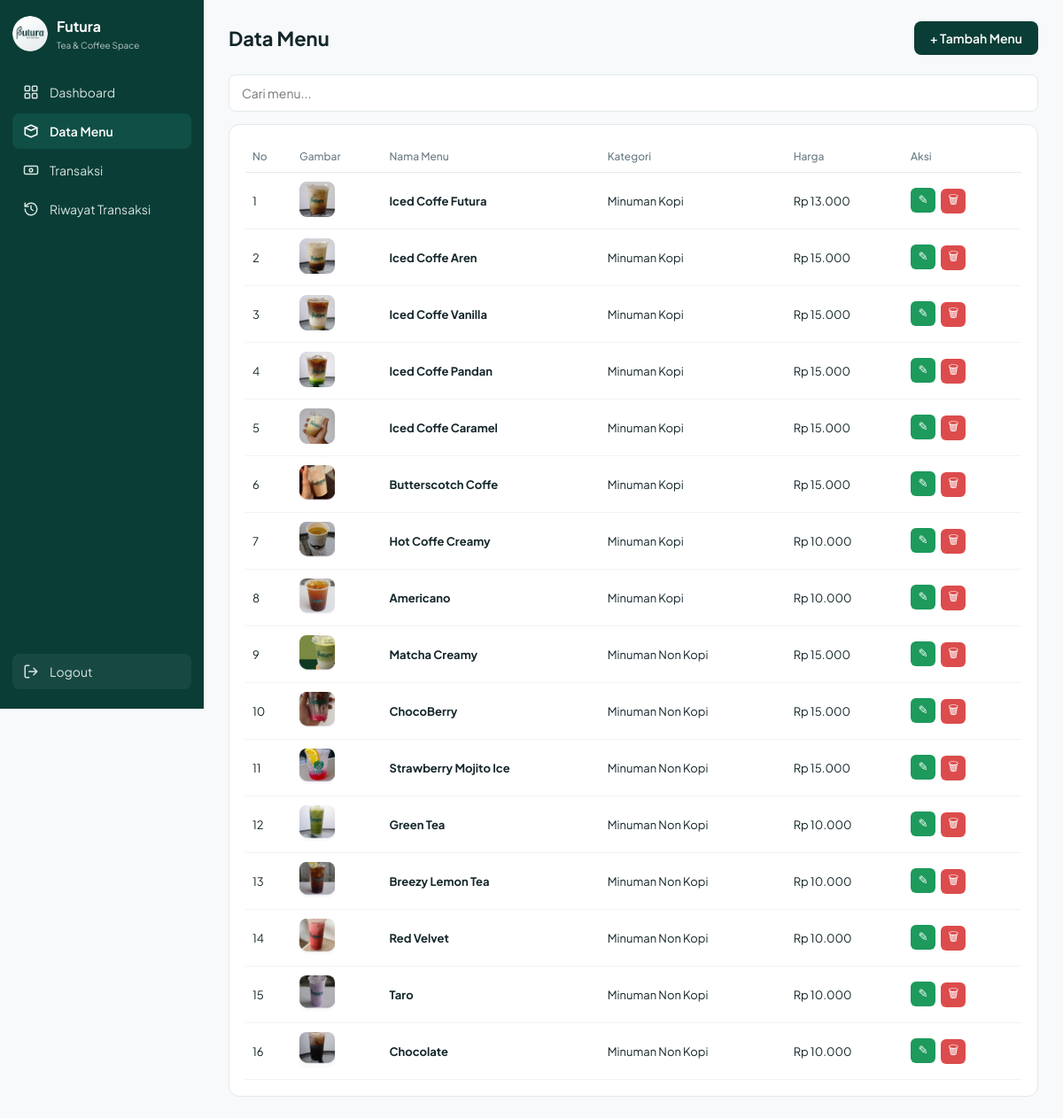
Screenshot of /pages/data-menu.php (signed in) with the database file from the repository.
### tables this page shows
CREATE TABLE IF NOT EXISTS tb_menu (
 id_menu INT AUTO_INCREMENT PRIMARY KEY,
 nama_menu VARCHAR(100) NOT NULL,
 kategori VARCHAR(50) NOT NULL,
 harga DECIMAL(12,2) NOT NULL,
 gambar VARCHAR(255) DEFAULT NULL,
 created_at TIMESTAMP DEFAULT CURRENT_TIMESTAMP,
 updated_at TIMESTAMP DEFAULT CURRENT_TIMESTAMP ON UPDATE CURRENT_TIMESTAMP
);

### config/config.php (called while the page is built, shortened)
<?php
function asset($p) {
    $f = __DIR__ . '/../' . $p;
    return BASE_URL . '/' . $p . (is_file($f) ? '?v=' . filemtime($f) : '');
}

### includes/auth.php (called while the page is built, shortened)
<?php
require_once __DIR__ . '/../config/config.php';
require_once __DIR__ . '/../config/koneksi.php';
function e($s) { return htmlspecialchars((string)$s, ENT_QUOTES, 'UTF-8'); }
function rupiah($n) { return 'Rp ' . number_format((float)$n, 0, ',', '.'); }
function q($sql, $types = '', $params = []) {
    global $koneksi;
    $st = mysqli_prepare($koneksi, $sql);
    if ($types) mysqli_stmt_bind_param($st, $types, ...$params);
    mysqli_stmt_execute($st);
    return $st;
}
function rows($sql, $types = '', $params = []) {
    return mysqli_fetch_all(mysqli_stmt_get_result(q($sql, $types, $params)), MYSQLI_ASSOC);
}
function menu_img($g) {
    return BASE_URL . '/images/menu/' . ($g && is_file(__DIR__ . '/../images/menu/' . $g) ? rawurlencode($g) : 'default.svg');
}

### pages/data-menu.php (the view, shortened to what this page needs)
<?php
$title = 'Data Menu'; $active = 'menu';
require_once __DIR__ . '/../includes/header.php';
$cari = trim($_GET['q'] ?? '');
$data = rows("SELECT * FROM tb_menu WHERE nama_menu LIKE ? ORDER BY id_menu", 's', ["%$cari%"]);
?>
<div class="topbar"><h1>Data Menu</h1><button class="btn" id="btnTambah">+ Tambah Menu</button></div>
<form method="get" class="search"><input class="field" name="q" placeholder="Cari menu..." value="<?= e($cari) ?>"></form>
<div class="card"><div class="scroll"><table><thead><tr><th>No</th><th>Gambar</th><th>Nama Menu</th><th>Kategori</th><th>Harga</th><th>Aksi</th></tr></thead><tbody>
<?php foreach ($data as $i => $m): ?>
  <tr><td><?= $i + 1 ?></td><td><img class="thumb" src="<?= menu_img($m['gambar']) ?>" alt=""></td><td><b><?= e($m['nama_menu']) ?></b></td><td><?= e($m['kategori']) ?></td><td><?= rupiah($m['harga']) ?></td>
  <td class="aksi">
    <button class="ico green btn-edit" data-id="<?= $m['id_menu'] ?>" data-nama="<?= e($m['nama_menu']) ?>" data-kat="<?= e($m['kategori']) ?>" data-harga="<?= (int)$m['harga'] ?>" data-img="<?= menu_img($m['gambar']) ?>" aria-label="Edit">&#9998;</button>
    <button class="ico red btn-hapus" data-id="<?= $m['id_menu'] ?>" aria-label="Hapus">&#128465;</button></td></tr>
<?php endforeach; if (!$data): ?><tr><td colspan="6" class="muted center">Menu tidak ditemukan.</td></tr><?php endif; ?>
</tbody></table></div></div>
<?php require_once __DIR__ . '/../includes/footer.php'; ?>

### includes/header.php (shortened to what this page needs)
<?php
require_once __DIR__ . '/auth.php';
$nav = [
  'dashboard' => ['Dashboard', '/pages/dashboard.php', '<rect x="3" y="3" width="7" height="7" rx="1"/><rect x="14" y="3" width="7" height="7" rx="1"/><rect x="3" y="14" width="7" height="7" rx="1"/><rect x="14" y="14" width="7" height="7" rx="1"/>'],
  'menu' => ['Data Menu', '/pages/data-menu.php', '<path d="M3 7l9-4 9 4-9 4-9-4z"/><path d="M3 7v10l9 4 9-4V7"/>'],
  'transaksi' => ['Transaksi', '/pages/transaksi.php', '<rect x="2" y="6" width="20" height="12" rx="2"/><circle cx="12" cy="12" r="2.5"/>'],
  'riwayat' => ['Riwayat Transaksi', '/pages/riwayat-transaksi.php', '<path d="M3 12a9 9 0 1 0 3-6.7L3 8"/><path d="M3 3v5h5"/><path d="M12 7v5l3 2"/>'],
];
?>
<!DOCTYPE html>
<html lang="id">
<head>
<link rel="stylesheet" href="<?= asset("css/style.css") ?>">
</head>
<body>
<div class="app">
<aside class="sidebar">
  <div class="brand"><img src="<?= BASE_URL ?>/images/logo.png" alt=""><div><b>Futura</b><small>Tea &amp; Coffee Space</small></div></div>
  <nav>
  <?php foreach ($nav as $k => $n): ?>
    <a href="<?= BASE_URL . $n[1] ?>" class="<?= ($active ?? '') === $k ? 'active' : '' ?>">
      <svg viewBox="0 0 24 24" fill="none" stroke="currentColor" stroke-width="2" stroke-linecap="round" stroke-linejoin="round"><?= $n[2] ?></svg><?= $n[0] ?></a>
  <?php endforeach; ?>
  </nav>
  <button type="button" class="logout" data-open="m-logout">
    <svg viewBox="0 0 24 24" fill="none" stroke="currentColor" stroke-width="2" stroke-linecap="round" stroke-linejoin="round"><path d="M9 21H5a2 2 0 0 1-2-2V5a2 2 0 0 1 2-2h4"/><path d="M16 17l5-5-5-5M21 12H9"/></svg>Logout</button>
</aside>
<main class="main">

### includes/footer.php (shortened to what this page needs)
</main>
</div>
</body>
</html>

### css/style.css (style rules this page uses)
* { box-sizing:border-box }
:root { --g:#0a3d36;--g2:#0f4f45;--bg:#f7f9fa;--bd:#e4e9ec;--tx:#14262a;--mu:#6b7c85;--red:#dc4c4c }
body { margin:0;font-family:'Plus Jakarta Sans',Arial,sans-serif;color:var(--tx);background:var(--bg);font-size:14px }
h1 { font-size:22px;margin:0 }
.app { display:flex;min-height:100vh }
.sidebar { width:230px;background:var(--g);color:#fff;padding:18px 14px;display:flex;flex-direction:column;position:sticky;top:0;height:100vh;flex-shrink:0 }
.brand { display:flex;align-items:center;gap:10px;margin-bottom:26px }
.brand img { width:40px;height:40px;border-radius:50% }
.brand b { display:block;font-size:16px }
.brand small { font-size:10px;opacity:.7 }
.sidebar nav { flex:1 }
.sidebar nav a,.logout { display:flex;align-items:center;gap:12px;padding:11px 12px;border-radius:8px;color:#d6e4e0;text-decoration:none;margin-bottom:4px;font-size:14px }
.sidebar nav a.active,.sidebar nav a:hover,.logout:hover { background:var(--g2);color:#fff }
.sidebar nav a.active { font-weight:600 }
svg { width:18px;height:18px;flex-shrink:0 }
.logout { width:100%;border:0;background:rgba(255,255,255,.06);cursor:pointer;font:inherit }
.main { flex:1;padding:24px 28px;min-width:0 }
.topbar { display:flex;justify-content:space-between;align-items:center;gap:12px;margin-bottom:18px;flex-wrap:wrap }
.card { background:#fff;border:1px solid var(--bd);border-radius:12px;padding:18px }
.scroll { overflow-x:auto }
table { width:100%;border-collapse:collapse }
th { font-size:12px;color:var(--mu);font-weight:500;text-align:left;padding:10px 8px;border-bottom:1px solid var(--bd) }
td { padding:10px 8px;border-bottom:1px solid #f0f3f4;font-size:13px }
.btn { display:inline-block;background:var(--g);color:#fff;border:0;border-radius:8px;padding:10px 18px;font:inherit;font-weight:600;cursor:pointer;text-decoration:none }
.field { width:100%;padding:11px 14px;border:1px solid var(--bd);border-radius:8px;font:inherit;background:#fff;margin-top:4px }
.search { margin-bottom:14px }
.thumb { width:40px;height:40px;border-radius:8px;object-fit:cover }
.aksi { white-space:nowrap }
.ico { width:28px;height:28px;border:0;border-radius:6px;color:#fff;cursor:pointer;margin-right:4px }
.ico.green { background:#1d9a5c }
.ico.red { background:var(--red) }

### rows the page displays
tb_menu: gambar (picture), nama_menu "Iced Coffe Futura", kategori "Minuman Kopi", harga "Rp 13.000"
tb_menu: gambar (picture), nama_menu "Iced Coffe Aren", kategori "Minuman Kopi", harga "Rp 15.000"
tb_menu: gambar (picture), nama_menu "Iced Coffe Vanilla", kategori "Minuman Kopi", harga "Rp 15.000"
tb_menu: gambar (picture), nama_menu "Iced Coffe Pandan", kategori "Minuman Kopi", harga "Rp 15.000"
tb_menu: gambar (picture), nama_menu "Iced Coffe Caramel", kategori "Minuman Kopi", harga "Rp 15.000"
tb_menu: gambar (picture), nama_menu "Butterscotch Coffe", kategori "Minuman Kopi", harga "Rp 15.000"
tb_menu: gambar (picture), nama_menu "Hot Coffe Creamy", kategori "Minuman Kopi", harga "Rp 10.000"
tb_menu: gambar (picture), nama_menu "Americano", kategori "Minuman Kopi", harga "Rp 10.000"
tb_menu: gambar (picture), nama_menu "Matcha Creamy", kategori "Minuman Non Kopi", harga "Rp 15.000"
tb_menu: gambar (picture), nama_menu "ChocoBerry", kategori "Minuman Non Kopi", harga "Rp 15.000"
tb_menu: gambar (picture), nama_menu "Strawberry Mojito Ice", kategori "Minuman Non Kopi", harga "Rp 15.000"
tb_menu: gambar (picture), nama_menu "Green Tea", kategori "Minuman Non Kopi", harga "Rp 10.000"
tb_menu: gambar (picture), nama_menu "Breezy Lemon Tea", kategori "Minuman Non Kopi", harga "Rp 10.000"
tb_menu: gambar (picture), nama_menu "Red Velvet", kategori "Minuman Non Kopi", harga "Rp 10.000"
tb_menu: gambar (picture), nama_menu "Taro", kategori "Minuman Non Kopi", harga "Rp 10.000"
tb_menu: gambar (picture), nama_menu "Chocolate", kategori "Minuman Non Kopi", harga "Rp 10.000"

### other values shown
$n[0] "Dashboard"
$n[0] "Data Menu"
$n[0] "Transaksi"
$n[0] "Riwayat Transaksi"
